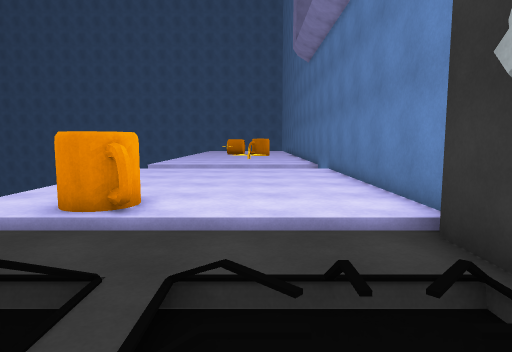
[1] (above)

17 first-person views from a walk through a Unity game level. The camera is 1.3 m above the floor, tilts 6° down and sees 75° across. The floor is counted in squares, 1 m on a side. Each view is taken from the middle of a square. On the plan, view 1 faces up. The plan holds only what a view shows up to about 14 squares ahead; the rest is blank. The place goes on beyond the plan. Some animated figures are left out. Surface patterns are stand-ins for the level's own textures.

[2]
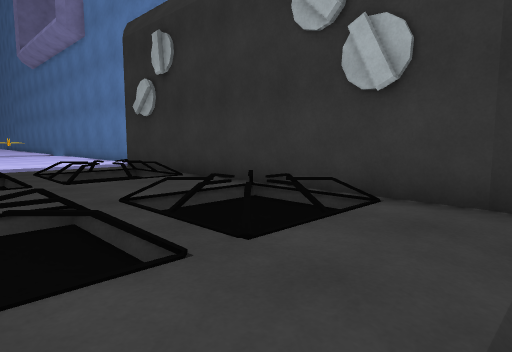

[3]
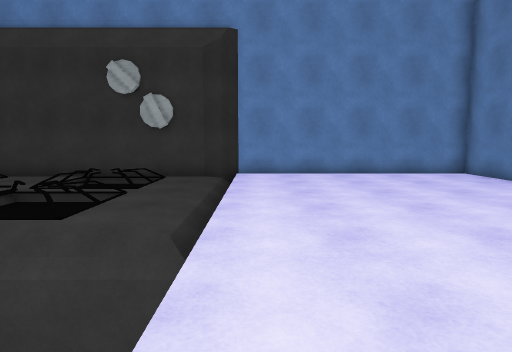

[4]
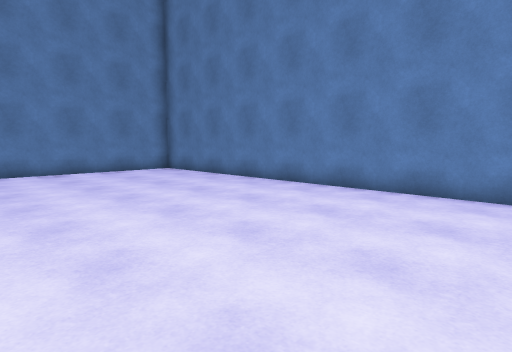

[5]
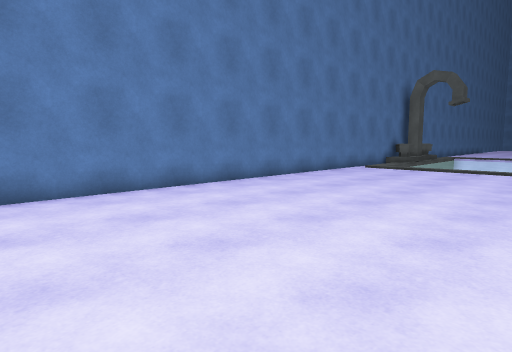

[6]
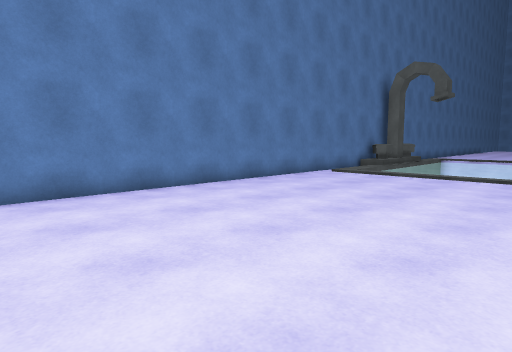

[7]
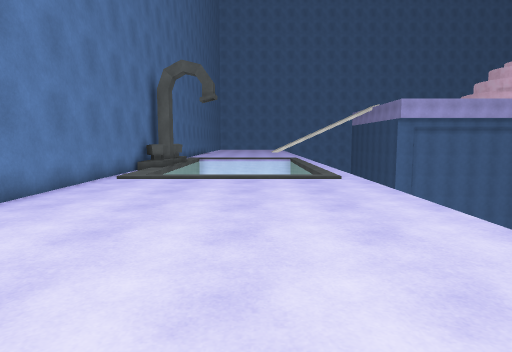

[8]
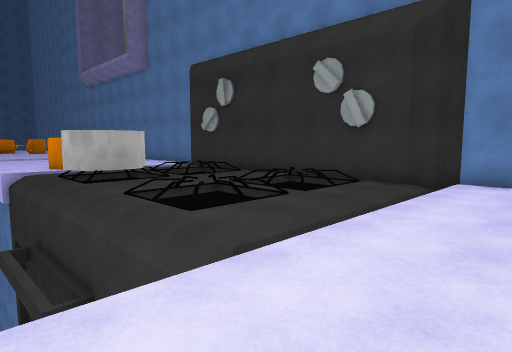

[9]
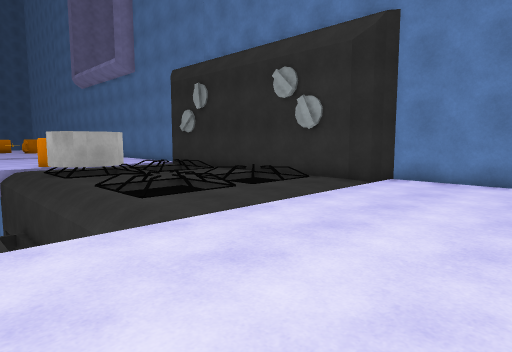

[10]
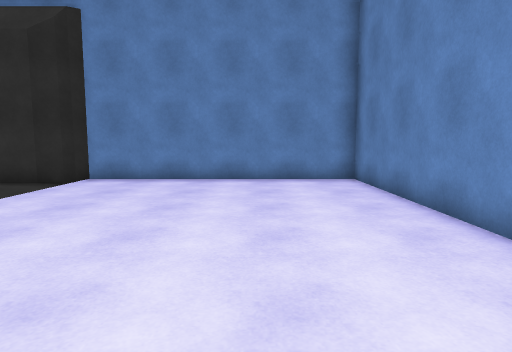

[11]
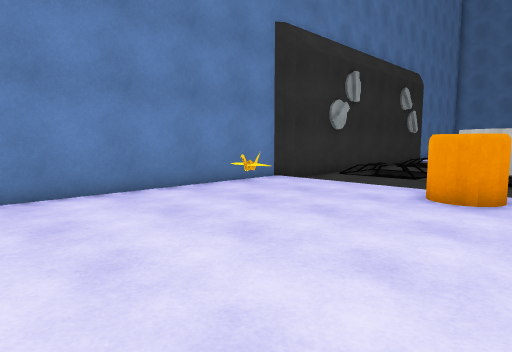

[12]
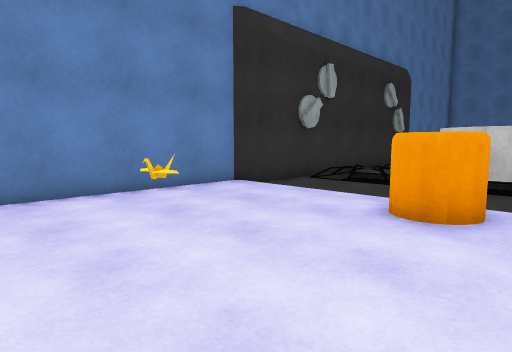

[13]
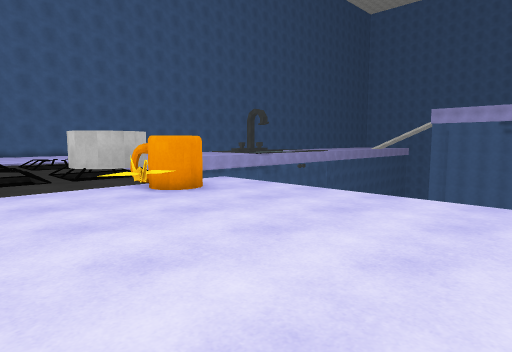

[14]
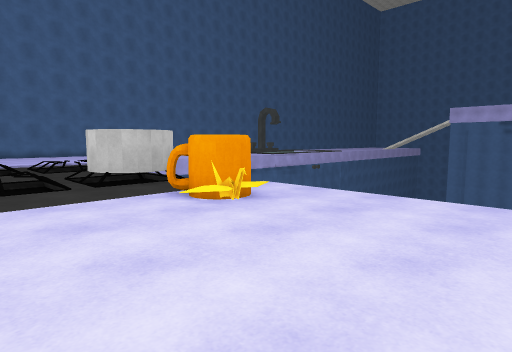

[15]
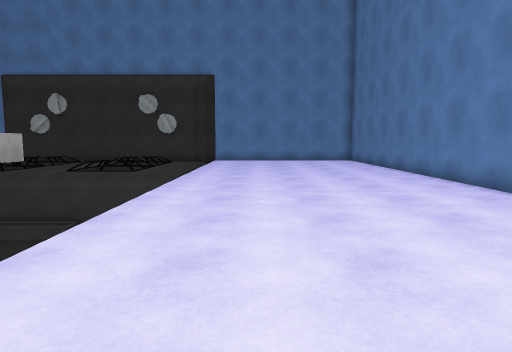

[16]
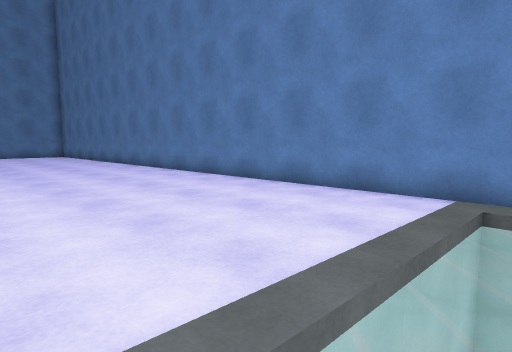

[17]
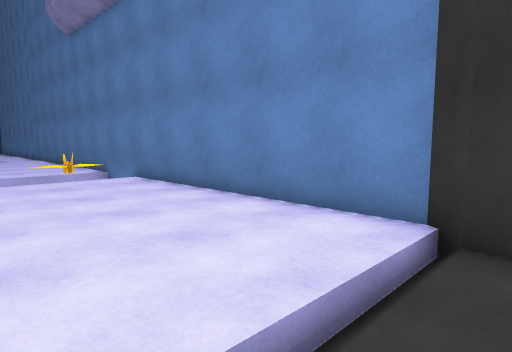

### Floor plan
Key: @ floor where view 1 was taken; # wall or solid block; . main floor; - floor 0.25 m lower than the main floor; / step, stairs or slope; = window, fence, low wall or low ledge; v drop or lower ground; C crane; M mug.
Columns run from 25 left of view 1 to 3 right of it. Each row starts with its distance up from view 1.
 18                          vvv#
 17
 16                             v
 15                     . ......#
 14                    v........#
 13                    v........#
 12                    v........#
 11                    v.....C..#
 10                    v....CC..#
  9                    v........#
  8                    v........#
  7                    v.MM.....#
  6                    v.MMM....#
  5                    v////////#
  4                    v/.../...#
  3                    v/###/=..#
  2                    v/###/==-#
  1                   vv/###/==/#
  0                   vv/////@//#
 -1                   vv/.......#
 -2                   vv/.......#
 -3                   vv/===.=--#
 -4                   vv/===.==-#
 -5                    v/===.==-#
 -6                    v/.......#
 -7                    v/.......#
 -8  vvvvvvvvvvvvvvvvvvv////////#
 -9  ...........................#
-10  ./.........................#
-11   /.........................#
-12   /.........................#
-13   /.........................#
-14   /.........................#
-15   /.........................#
-16  //.........................#
-17  ...........................#
-18 #############################

Positions as (right, up) in squares from view 1, and headings:
1: (0, 0), facing up
2: (-3, -8), facing up-right
3: (-10, -9), facing right
4: (-11, -9), facing down-right
5: (-7, -9), facing down-left
6: (-10, -9), facing down-left
7: (-11, -12), facing left
8: (-8, -11), facing up-right
9: (-8, -13), facing up-right
10: (-8, -14), facing right
11: (-5, 15), facing down-right
12: (-5, 13), facing down-right
13: (2, 15), facing down-left
14: (2, 13), facing down-left
15: (-19, -11), facing right
16: (-24, -10), facing down-right
17: (-2, 4), facing up-right
